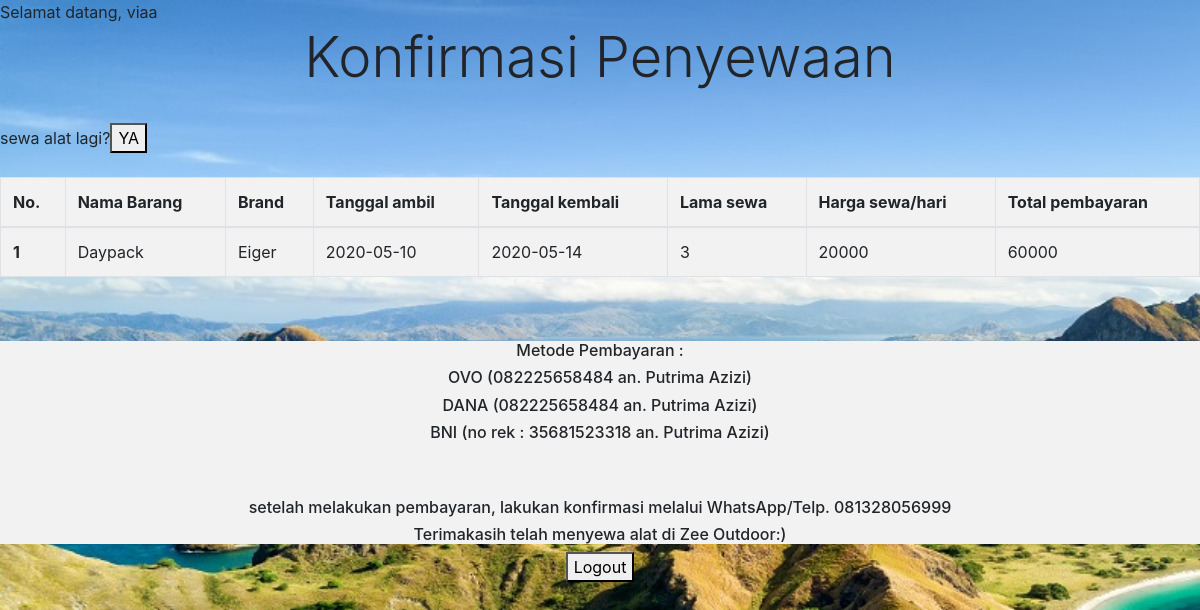
/nyewa2.php (signed in), run on the app's committed database.
### tables this page shows
CREATE TABLE `sewa` (
  `id_sewa` int(11) NOT NULL,
  `id` int(11) NOT NULL,
  `id_alat` int(11) NOT NULL,
  `nama_penyewa` varchar(50) NOT NULL,
  `alamat_penyewa` varchar(50) NOT NULL,
  `notelp_penyewa` varchar(15) NOT NULL,
  `nama_barang` varchar(25) NOT NULL,
  `brand` varchar(25) NOT NULL,
  `hargasewa_perhari` int(11) NOT NULL,
  `tgl_ambil` date NOT NULL,
  `tgl_kembali` date NOT NULL,
  `lama_sewa(hari)` int(11) NOT NULL,
  `total` int(11) NOT NULL
);

### functions.php (called while the page is built, shortened)
<?php
$conn = mysqli_connect("localhost","root","","projek2020");
function query($query){
    global $conn;
    $result =  mysqli_query($conn, $query);
    $rows = [];
    while($row = mysqli_fetch_assoc($result)){
        $rows[] = $row;
    }
    return $rows;
}
?>

### nyewa2.php (the view, shortened to what this page needs)
<?php
    $username = $_SESSION['username'];
    require 'functions.php';
    $sewa = query("SELECT * FROM sewa");
?>
<!DOCTYPE html>
<html>
<head>
    <link rel="stylesheet" href="https://stackpath.bootstrapcdn.com/bootstrap/4.4.1/css/bootstrap.min.css">
    <link rel="stylesheet" type="text/css" href="style.css">
</head>
<body>
    Selamat datang, <?php echo $username ?>
    <h1 class="display-4">Konfirmasi Penyewaan</h1>
    <br>sewa alat lagi?<a href="sewa2.php"><button>YA</button></a>
    <br><br>
    <table class="table table-bordered">
    <thead>
    <tr>
        <th>No.</th>
        <th>Nama Barang</th>
        <th>Brand</th>
        <th>Tanggal ambil</th>
        <th>Tanggal kembali</th>
        <th>Lama sewa</th>
        <th>Harga sewa/hari</th>
        <th>Total pembayaran</th>
    </tr>
    </thead>
    <tbody>
    <?php $i = 1; ?>
    <?php foreach($sewa as $row) : ?>
    <tr>
      <th scope="row"><?= $i; ?></th>
        <td><?= $row["nama_barang"]; ?></td>
        <td><?= $row["brand"]; ?></td>
        <td><?= $row["tgl_ambil"]; ?></td>
        <td><?= $row["tgl_kembali"]; ?></td>
        <td><?= $row["lama_sewa(hari)"]; ?></td>
        <td><?= $row["hargasewa_perhari"]; ?></td>
        <td><?= $row["total"]; ?></td>
    </tr>
    <?php $i++; ?>
    <?php endforeach; ?>
    </tbody>
    </table>
    <br><br>
    <div class="zee">
    <h6>Metode Pembayaran :<h6>
    <h6>OVO (082225658484 an. Putrima Azizi)</h6>
    <h6>DANA (082225658484 an. Putrima Azizi)</h6>
    <h6>BNI (no rek : 35681523318 an. Putrima Azizi)</h6>
    <br><br>
    <h6>setelah melakukan pembayaran, lakukan konfirmasi melalui WhatsApp/Telp. 081328056999</h6>
    <h6>Terimakasih telah menyewa alat di Zee Outdoor:)</h6>
    </div>
    <center><a href="logout.php"><button>Logout</button></a></center>
</body>
</html>

### style.css (style rules this page uses)
body { background : url('img/home.jpg'); background-size: 1550px; }
h1 { text-align: center; }
.zee { text-align: center; background-color: #f2f2f2; }

### nyewa2.php (style rules this page uses)
table { background-color: #f2f2f2; }
h1 { text-align: center; }

### data on the page
sewa: nama_barang "Daypack", brand "Eiger", tgl_ambil "2020-05-10", tgl_kembali "2020-05-14", value "3", hargasewa_perhari "20000", total "60000"

### other printed values
$username "viaa"
